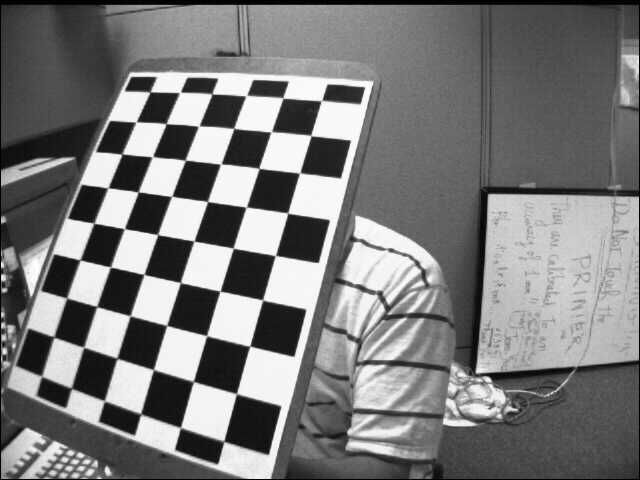
#> input picture data/right08.jpg, 640 x 480 px
$ jupyter execute --allow-errors warpPerspective.ipynb
#> lines starting #> are read from the running program, lines starting #| are printed output that depends on the picture; after the words box and inside, x2 and y2 are one past the last pixel; in counts of white or black regions, pixels touching at a corner belong together
[cell 1]
import numpy as np
import cv2
import glob
import yaml
from matplotlib import pyplot as plt
import os
import matplotlib.image as mpimg
import time

[cell 2]
# Ref. paper
# Automatic camera and range sensor calibration using a single shot(2012)

#
# Load the image
#
fname = 'data/right08.jpg'
img  = cv2.imread(fname)
#> img is the input picture: shape (480, 640, 3); min 0, max 255, mean 122.6
gray = cv2.cvtColor(img,cv2.COLOR_BGR2GRAY)

#
# Camera Calibration
#
# Ref.
# https://docs.opencv.org/3.4/dc/dbb/tutorial_py_calibration.html
# https://blog.csdn.net/qq_30815237/article/details/87622654

# Arrays to store object points and image points from all the images.
objpoints = [] # 3d point in real world space
imgpoints = [] # 2d points in image plane.

# Prepare object points
nx = 8 # the number of inside corners in x
ny = 6 # the number of inside corners in y

ret,corners = cv2.findChessboardCorners(gray,(nx,ny),None)
#> ret = True; corners = 48 rows, first 8: [41.7, 376.1], [54.19, 337.4], [66.85, 297.8], [79.97, 259.9], [93.69, 223.3], [108, 187.7], [121.6, 154.1], [136.2, 121.8]
# retval, corners = cv.findChessboardCorners(image, patternSize[, corners[, flags]]	)

if ret == True:
    # But if we know the square size, (say 30 mm),
    # we can pass the values as (0,0), (30,0), (60,0)..... etc. in objpoints

    objp = np.zeros((ny*nx,3),np.float32)
    objp[:,:2] = np.mgrid[0:nx,0:ny].T.reshape(-1,2)

    imgpoints.append(corners)
    objpoints.append(objp)

    # image = cv.drawChessboardCorners(image, patternSize, corners, patternWasFound)
    img = cv2.drawChessboardCorners(img, (nx, ny), corners, ret)
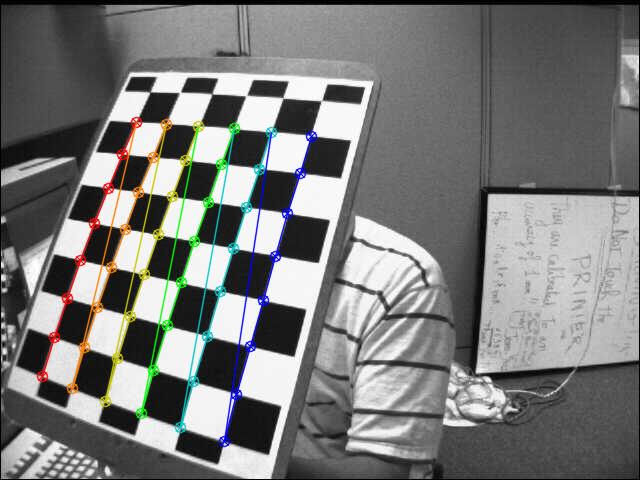
#> img: shape (480, 640, 3); 4.23% of pixels changed, all inside (x1, y1, x2, y2) = (36, 116, 318, 448)

ret, mtx, dist, rvecs, tvecs = cv2.calibrateCamera(objpoints, imgpoints, gray.shape[::-1], None, None)
#> ret = 0.315; mtx = [[586.7, 0, 332.9], [0, 568.8, 208.1], [0, 0, 1]]; dist = [[-0.305, 0.0619, 0.0194, 0.00278, 0.0358]]; rvecs = ([-0.488, -0.0816, -1.35],); tvecs = ([-6.88, 3.99, 12.42],)
# mtx:   camera matrix
# dist:  distortion coefficients
# rvecs: rotation vectors
# tvecs: translation vectors

#
# Distortion correction
#
# Ref.
# https://docs.opencv.org/3.4/dc/dbb/tutorial_py_calibration.html
#
# We can refine the camera matrix based on a free scaling
# parameter using cv.getOptimalNewCameraMatrix().

# Use the OpenCV undistort() function to remove distortion
undist = cv2.undistort(img, mtx, dist, None, mtx)
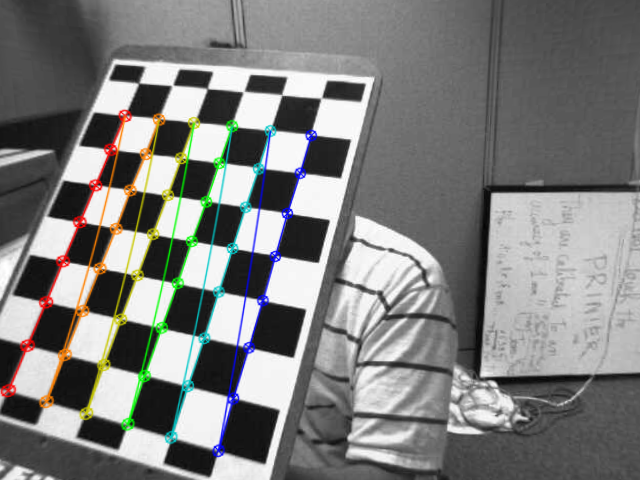
#> undist: shape (480, 640, 3); mean B, G, R 125.5, 127, 126.4
gray   = cv2.cvtColor(undist, cv2.COLOR_BGR2GRAY)
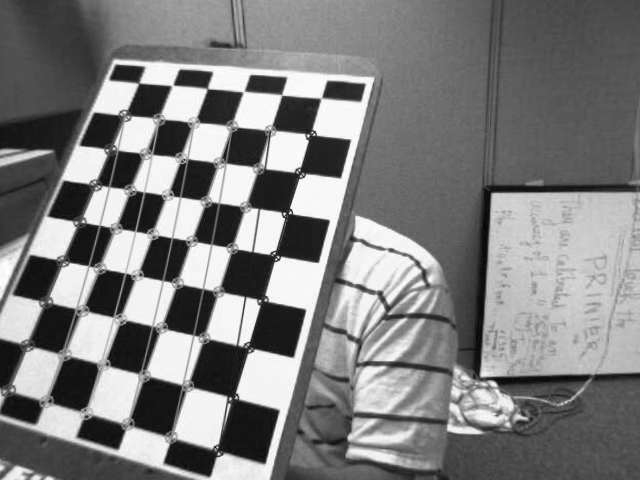
#> gray: shape (480, 640); min 3, max 255, mean 126.6

f1, (ax1, ax2) = plt.subplots(1, 2, figsize=(24, 12))
#> (the rest of this cell did not finish here and is left out)

[cell 3]
# Another example

now = time.strftime("%Y%m%d%H%M")
#
# Load the image
#
fname = 'test.jpg'
img  = cv2.imread(fname)
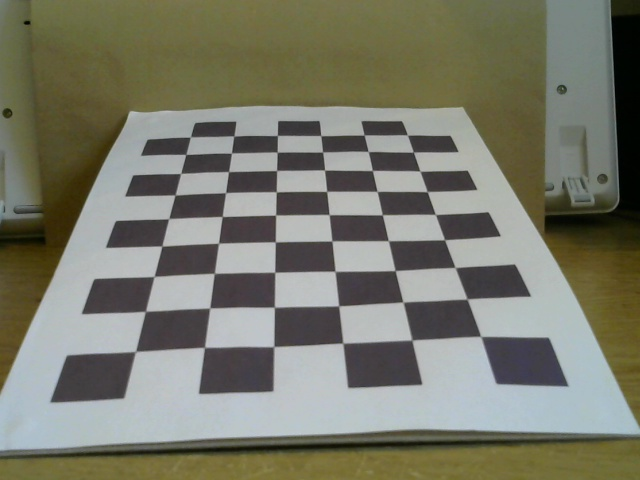
#> input picture test.jpg, 640 x 480 px
#> img is the input picture: shape (480, 640, 3); mean B, G, R 106.7, 121.3, 120.7
gray = cv2.cvtColor(img,cv2.COLOR_BGR2GRAY)
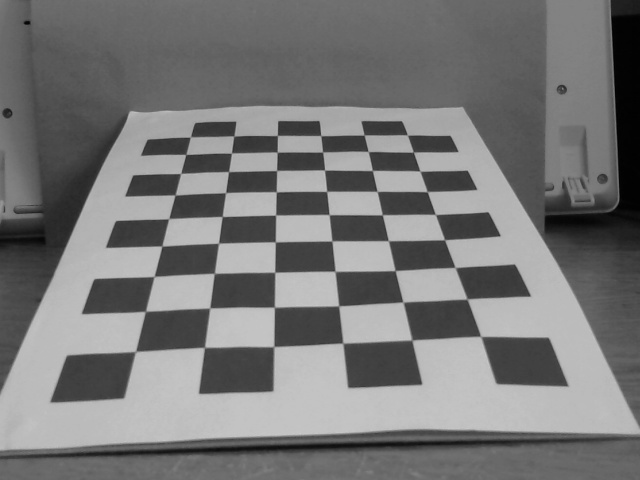
#> gray: shape (480, 640); min 1, max 203, mean 119.4

#
# Camera Calibration
#
# Ref.
# https://docs.opencv.org/3.4/dc/dbb/tutorial_py_calibration.html
# https://blog.csdn.net/qq_30815237/article/details/87622654

# Arrays to store object points and image points from all the images.
objpoints = [] # 3d point in real world space
imgpoints = [] # 2d points in image plane.

# Prepare object points
nx = 6 # the number of inside corners in x
ny = 7 # the number of inside corners in y

ret,corners = cv2.findChessboardCorners(gray,(nx,ny),None)
#> ret = False; corners = 40 rows, first 8: [426, 191], [372.5, 170.5], [324.5, 170], [377, 191], [327, 191], [276.5, 170.5], [435.5, 214], [382.5, 215]
# retval, corners = cv.findChessboardCorners(image, patternSize[, corners[, flags]]	)

if ret == True:
    # But if we know the square size, (say 30 mm),
    # we can pass the values as (0,0), (30,0), (60,0)..... etc. in objpoints

    objp = np.zeros((ny*nx,3),np.float32)
    objp[:,:2] = np.mgrid[0:nx,0:ny].T.reshape(-1,2)

    imgpoints.append(corners)
    objpoints.append(objp)

    # image = cv.drawChessboardCorners(image, patternSize, corners, patternWasFound)
    img = cv2.drawChessboardCorners(img, (nx, ny), corners, ret)

#> (the rest of this cell did not finish here and is left out)
